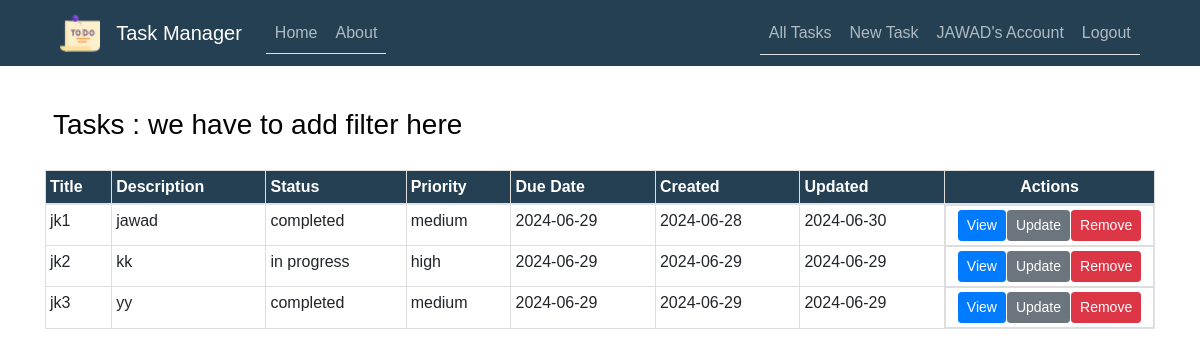
/tasks (signed in), run on an earlier commit of the app's database.
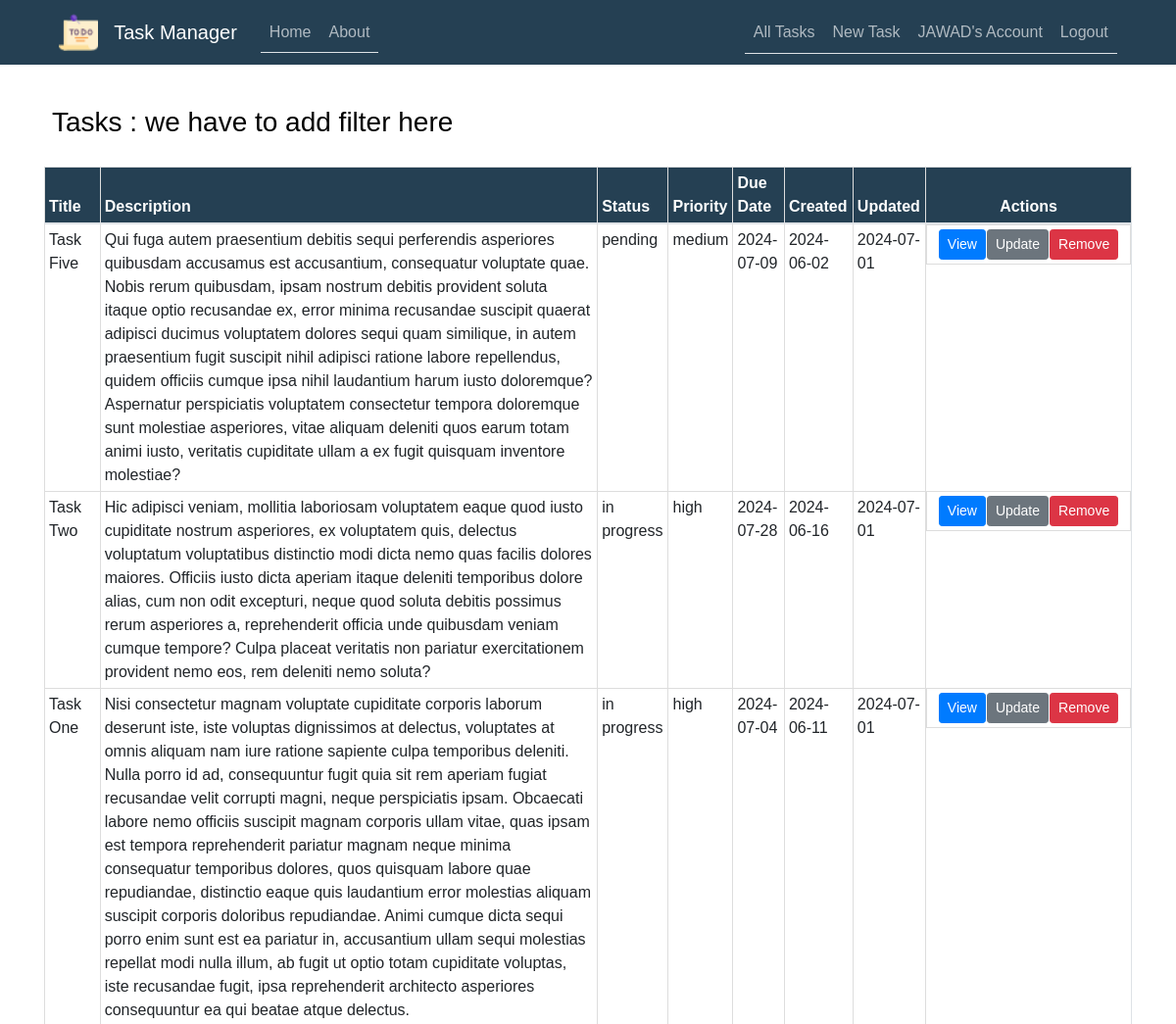
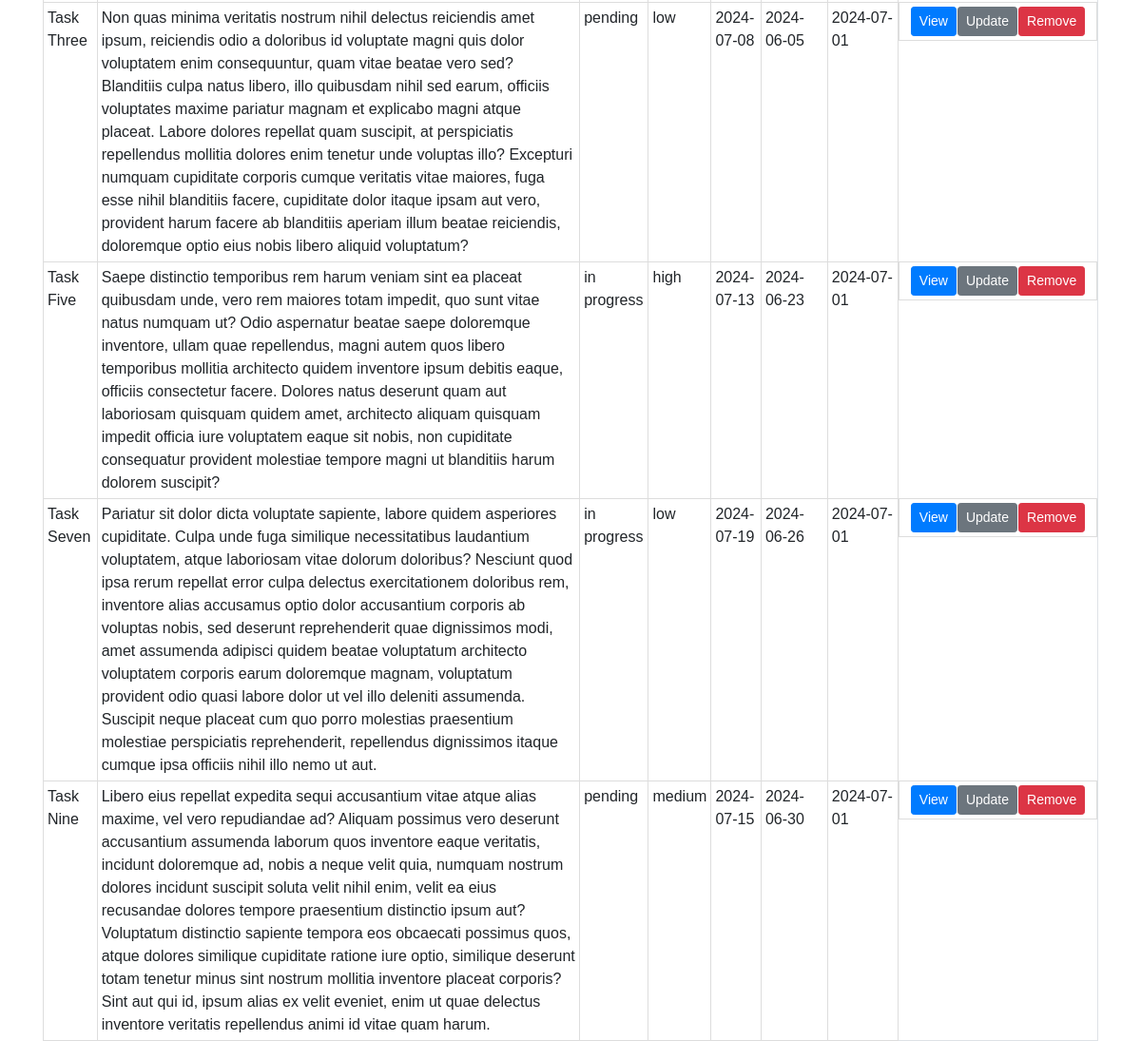
And on a later commit of the database (2 pictures, top to bottom).
### TaskManager/models.py (models this page shows, shortened)
class User(db.Model, UserMixin):
    id = db.Column(db.Integer, primary_key=True)
    username = db.Column(db.String(50), unique=True, nullable=False)
    email = db.Column(db.String(100), unique=True, nullable=False)
    password = db.Column(db.String(255), nullable=False)
    date_joined = db.Column(db.DateTime, default=datetime.now)
    last_login = db.Column(db.DateTime, default=datetime.now)
    tasks = db.relationship('Task', backref='user', lazy=True)
    task_collaborators = db.relationship('TaskCollaborator', backref='user', lazy=True)

class Task(db.Model):
    id = db.Column(db.Integer, primary_key=True)
    user_id = db.Column(db.Integer, db.ForeignKey('user.id'), nullable=False)
    title = db.Column(db.String(255), nullable=False)
    description = db.Column(db.Text)
    status = db.Column(db.Enum('in progress', 'completed', 'pending'), default='in progress')
    priority = db.Column(db.Enum('low', 'medium', 'high'), default='medium')
    due_date = db.Column(db.DateTime, default=datetime.utcnow)
    created_at = db.Column(db.DateTime, default=datetime.utcnow)
    updated_at = db.Column(db.DateTime, default=datetime.utcnow, onupdate=datetime.utcnow)
    notes = db.relationship(
        'Note', backref='task', lazy=True, cascade='all, delete-orphan')
    task_collaborators = db.relationship(
        'TaskCollaborator', backref='task', lazy=True, cascade='all, delete-orphan')

### TaskManager/routes.py (the view)
@app.route("/tasks")
@login_required
def all_tasks():
    tasks = current_user.tasks
    return render_template('all_tasks.html', tasks=tasks)

### TaskManager/models.py (called while the page is built)
@login_manager.user_loader
def load_user(user_id):
    return User.query.get(int(user_id))

### TaskManager/templates/all_tasks.html (shortened to what this page needs)
{% extends "layout.html" %}
{% import 'macros.html' as macros %}
{% block content %}
    <h3 class="content-section">Tasks : we have to add filter here</h3>
    <table class="table table-bordered">
        <thead class="bg-steel">
            <tr>
                <th>Title</th>
                <th>Description</th>
                <th>Status</th>
                <th>Priority</th>
                <th>Due Date</th>
                <th>Created</th>
                <th>Updated</th>
                <th class="text-center actions-column">Actions</th>
            </tr>
        </thead>
        <tbody>
            {% for task in tasks %}
                <tr>
                    <td class="article-title">{{ task.title }}</td>
                    <td class="article-content">{{ task.description }}</td>
                    <td>{{ task.status }}</td>
                    <td>{{ task.priority }}</td>
                    <td>{{ task.due_date.strftime('%Y-%m-%d') }}</td>
                    <td>{{ task.created_at.strftime('%Y-%m-%d') }}</td>
                    <td>{{ task.updated_at.strftime('%Y-%m-%d') }}</td>
                    <td class="table-actions d-flex  justify-content-center">
                        <a href="{{ url_for('task', task_id=task.id) }}" class="btn btn-primary btn-sm">View</a>
                        <a href="{{ url_for('update_task', task_id=task.id) }}" class="btn btn-secondary btn-sm">Update</a>
                        <button type="button" class="btn btn-danger btn-sm" data-toggle="modal" data-target="#deleteModal{{ task.id }}">
                            Remove
                        </button>
                    </td>
                </tr>
            {% endfor %}
        </tbody>
    </table>
{% endblock content %}

### TaskManager/templates/layout.html (shortened to what this page needs)
<!DOCTYPE html>
<html>
<head>
    <link rel="stylesheet" href="https://maxcdn.bootstrapcdn.com/bootstrap/4.0.0/css/bootstrap.min.css">
    <link rel="stylesheet" type="text/css" href="{{ url_for('static', filename='main.css') }}">
</head>
<body>
    <header class="site-header">
      <nav class="navbar navbar-expand-md navbar-dark bg-steel fixed-top">
        <div class="container">
          <a class="navbar-brand" href="#">
            <img src="static/tache3.png" alt="Logo" style="width:40px;">
          </a>
          <a class="navbar-brand mr-4" href="/">Task Manager</a>
          <div class="collapse navbar-collapse" id="navbarToggle">
            <div class="nav nav-tabs mr-auto navbar-nav">
              <a class="nav-item nav-link" href="{{ url_for('home') }}">Home</a>
              <a class="nav-item nav-link" href="{{ url_for('about') }}">About</a>
            </div>
            <div class="nav nav-tabs">
              <div class="navbar-nav">
                {% if current_user.is_authenticated %}
                  <a class="nav-link" href="{{ url_for('all_tasks') }}"> All Tasks </a>
                  <a class="nav-link" href="{{ url_for('new_task') }}">New Task</a>
                  <a class="nav-link" href="{{ url_for('account') }}">{{ current_user.username }}'s Account</a>
                  <a class="nav-link" href="{{ url_for('logout') }}">Logout</a>
                {% else %}
                  <a class="nav-item nav-link" href="{{ url_for('login') }}">Login</a>
                  <a class="nav-item nav-link" href="{{ url_for('register') }}">Register</a>
                {% endif %}
              </div>
            </div>
          </div>
        </div>
      </nav>
    </header>
    <main role="main" class="container">
      <div class="row">
        <div class="col-md-12">
          {% block content %}{% endblock %}
        </div>
      </div>
    </main>
  </body>
</html>

### TaskManager/static/main.css (style rules this page uses)
body { width: 100%; height: 100vh; font-family: Arial, sans-serif; background-image: url('my-main.jpg'); background-position: center; background-size: cover; position: relative; margin-top: 5rem; }
h1, h2, h3, h4, h5, h6 { color: #030303; }
.bg-steel { background-color: #254053; color: #ffffff; }
.table { width: 100%; margin: 20px 0; border-collapse:collapse; }
.table th, .table td { border: 1px solid #dddddd; padding: 4px; text-align: left; }
.table th { background-color: #254053; color: #ffffff; }
.table td { background: #ffffffe5; }
.table-actions a { margin-right: 1px; }
.container { width: 95%; max-width: 1400px; margin: 0 auto; }
.content-section { background: #ffffffe5; padding: 8px; border-radius: 2px; margin-top: 20px; }
.site-header .navbar-nav .nav-link { color: #fdfeffa4; }
.actions-column { width:210px; }

What changed in the data, as far as the page shows it:
removed Task: title "jk1", description "jawad", status "completed", priority "medium", due_date "2024-06-29", created_at "2024-06-28", updated_at "2024-06-30"
removed Task: title "jk2", description "kk", status "in progress", priority "high", due_date "2024-06-29", created_at "2024-06-29", updated_at "2024-06-29"
removed Task: title "jk3", description "yy", status "completed", priority "medium", due_date "2024-06-29", created_at "2024-06-29", updated_at "2024-06-29"
added Task: title "Task Five", description "Qui fuga autem praesentium debitis sequi perferendis asperiores quibusdam accusamus est accusantium, consequatur voluptate quae. Nobis rerum quibusdam, ipsam nostrum debitis provident soluta itaque optio recusandae ex, error minima recusandae suscipit quaerat adipisci ducimus voluptatem dolores sequi quam similique, in autem praesentium fugit suscipit nihil adipisci ratione labore repellendus, quidem officiis cumque ipsa nihil laudantium harum iusto doloremque? Aspernatur perspiciatis voluptatem consectetur tempora doloremque sunt molestiae asperiores, vitae aliquam deleniti quos earum totam animi iusto, veritatis cupiditate ullam a ex fugit quisquam inventore molestiae?", status "pending", priority "medium", due_date "2024-07-09", created_at "2024-06-02", updated_at "2024-07-01"
added Task: title "Task Two", description "Hic adipisci veniam, mollitia laboriosam voluptatem eaque quod iusto cupiditate nostrum asperiores, ex voluptatem quis, delectus voluptatum voluptatibus distinctio modi dicta nemo quas facilis dolores maiores. Officiis iusto dicta aperiam itaque deleniti temporibus dolore alias, cum non odit excepturi, neque quod soluta debitis possimus rerum asperiores a, reprehenderit officia unde quibusdam veniam cumque tempore? Culpa placeat veritatis non pariatur exercitationem provident nemo eos, rem deleniti nemo soluta?", status "in progress", priority "high", due_date "2024-07-28", created_at "2024-06-16", updated_at "2024-07-01"
added Task: title "Task One", description "Nisi consectetur magnam voluptate cupiditate corporis laborum deserunt iste, iste voluptas dignissimos at delectus, voluptates at omnis aliquam nam iure ratione sapiente culpa temporibus deleniti. Nulla porro id ad, consequuntur fugit quia sit rem aperiam fugiat recusandae velit corrupti magni, neque perspiciatis ipsam. Obcaecati labore nemo officiis suscipit magnam corporis ullam vitae, quas ipsam est tempora reprehenderit pariatur magnam neque minima consequatur temporibus dolores, quos quisquam labore quae repudiandae, distinctio eaque quis laudantium error molestias aliquam suscipit corporis doloribus repudiandae. Animi cumque dicta sequi porro enim sunt est ea pariatur in, accusantium…", status "in progress", priority "high", due_date "2024-07-04", created_at "2024-06-11", updated_at "2024-07-01"
added Task: title "Task Three", description "Non quas minima veritatis nostrum nihil delectus reiciendis amet ipsum, reiciendis odio a doloribus id voluptate magni quis dolor voluptatem enim consequuntur, quam vitae beatae vero sed? Blanditiis culpa natus libero, illo quibusdam nihil sed earum, officiis voluptates maxime pariatur magnam et explicabo magni atque placeat. Labore dolores repellat quam suscipit, at perspiciatis repellendus mollitia dolores enim tenetur unde voluptas illo? Excepturi numquam cupiditate corporis cumque veritatis vitae maiores, fuga esse nihil blanditiis facere, cupiditate dolor itaque ipsam aut vero, provident harum facere ab blanditiis aperiam illum beatae reiciendis, doloremque optio eius nobis libero…", status "pending", priority "low", due_date "2024-07-08", created_at "2024-06-05", updated_at "2024-07-01"
added Task: title "Task Five", description "Saepe distinctio temporibus rem harum veniam sint ea placeat quibusdam unde, vero rem maiores totam impedit, quo sunt vitae natus numquam ut? Odio aspernatur beatae saepe doloremque inventore, ullam quae repellendus, magni autem quos libero temporibus mollitia architecto quidem inventore ipsum debitis eaque, officiis consectetur facere. Dolores natus deserunt quam aut laboriosam quisquam quidem amet, architecto aliquam quisquam impedit officia iure voluptatem eaque sit nobis, non cupiditate consequatur provident molestiae tempore magni ut blanditiis harum dolorem suscipit?", status "in progress", priority "high", due_date "2024-07-13", created_at "2024-06-23", updated_at "2024-07-01"
added Task: title "Task Seven", description "Pariatur sit dolor dicta voluptate sapiente, labore quidem asperiores cupiditate. Culpa unde fuga similique necessitatibus laudantium voluptatem, atque laboriosam vitae dolorum doloribus? Nesciunt quod ipsa rerum repellat error culpa delectus exercitationem doloribus rem, inventore alias accusamus optio dolor accusantium corporis ab voluptas nobis, sed deserunt reprehenderit quae dignissimos modi, amet assumenda adipisci quidem beatae voluptatum architecto voluptatem corporis earum doloremque magnam, voluptatum provident odio quasi labore dolor ut vel illo deleniti assumenda. Suscipit neque placeat cum quo porro molestias praesentium molestiae perspiciatis reprehenderit, repellendus…", status "in progress", priority "low", due_date "2024-07-19", created_at "2024-06-26", updated_at "2024-07-01"
added Task: title "Task Nine", description "Libero eius repellat expedita sequi accusantium vitae atque alias maxime, vel vero repudiandae ad? Aliquam possimus vero deserunt accusantium assumenda laborum quos inventore eaque veritatis, incidunt doloremque ad, nobis a neque velit quia, numquam nostrum dolores incidunt suscipit soluta velit nihil enim, velit ea eius recusandae dolores tempore praesentium distinctio ipsum aut? Voluptatum distinctio sapiente tempora eos obcaecati possimus quos, atque dolores similique cupiditate ratione iure optio, similique deserunt totam tenetur minus sint nostrum mollitia inventore placeat corporis? Sint aut qui id, ipsum alias ex velit eveniet, enim ut quae delectus inventore veritatis repellendus…", status "pending", priority "medium", due_date "2024-07-15", created_at "2024-06-30", updated_at "2024-07-01"
